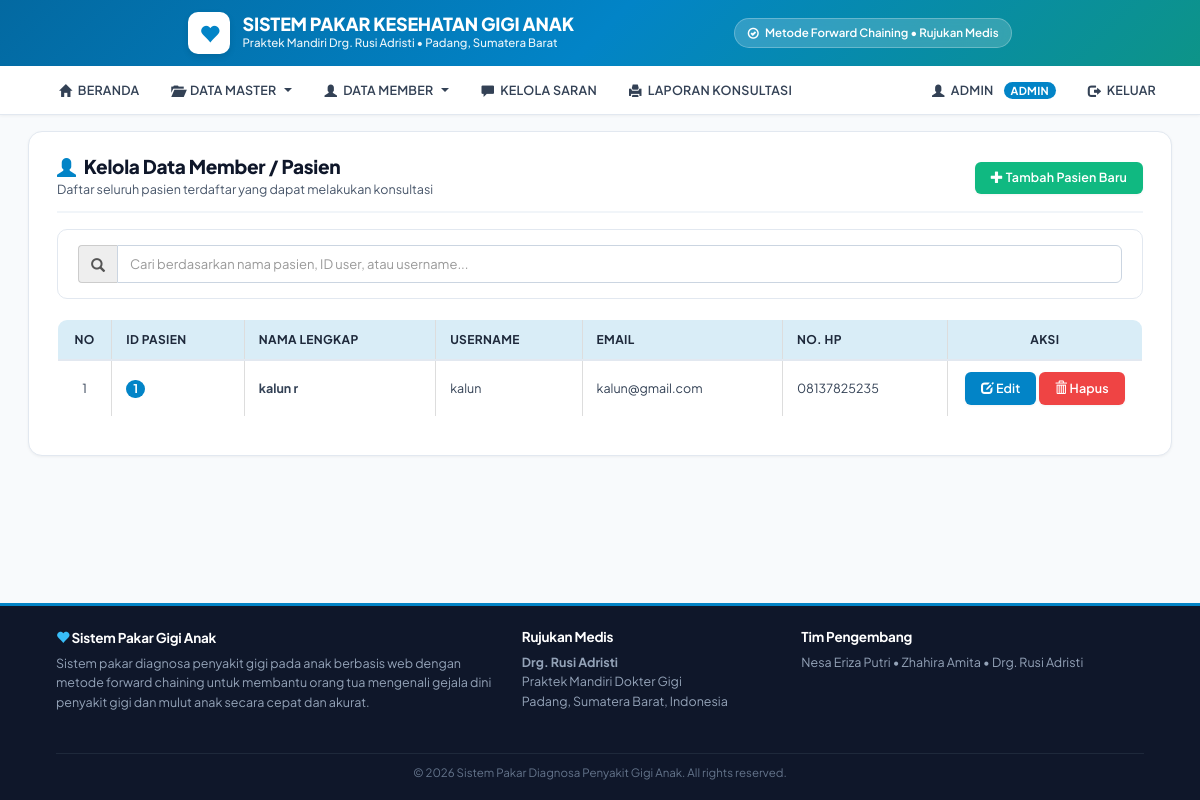
Before: /kelola_member/member.php (signed in) with the older database file.
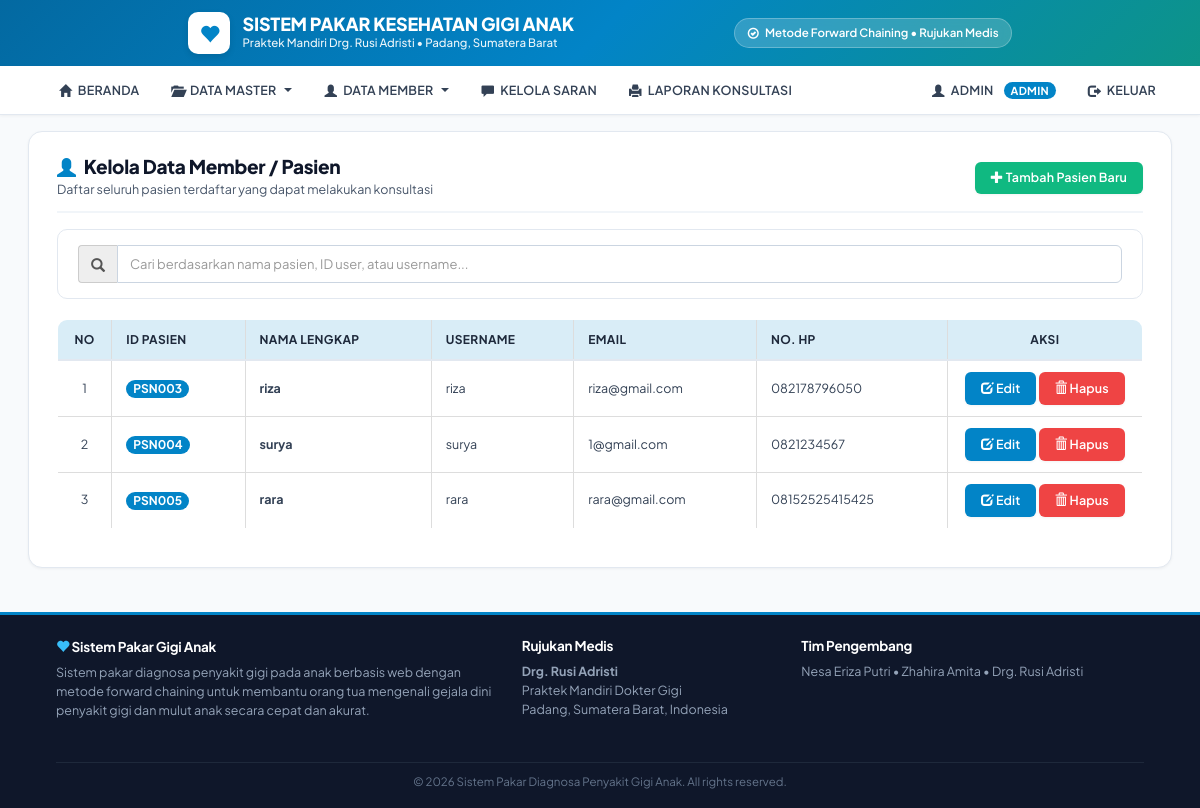
After: the same page with the newer database file.
### tables this page shows
CREATE TABLE `tbuser` (
  `id_user` varchar(25) NOT NULL,
  `username` varchar(20) NOT NULL,
  `password` varchar(6) NOT NULL,
  `nm_pengguna` varchar(50) NOT NULL,
  `email` varchar(50) NOT NULL,
  `nohp` varchar(14) NOT NULL
);

### kelola_member/member.php (the view, shortened to what this page needs)
<?php
include "../library.php";
?>
<body>
<?php
include "../template/kiri.php";
?>
<div class="page-header-custom">
  <div>
    <h3 class="page-title"><span class="glyphicon glyphicon-user" style="color:var(--primary);"></span> Kelola Data Member / Pasien</h3>
    <div class="page-subtitle">Daftar seluruh pasien terdaftar yang dapat melakukan konsultasi</div>
  </div>
  <div>
    <a href="tambah.php" class="btn btn-success">
      <span class="glyphicon glyphicon-plus"></span> Tambah Pasien Baru
    </a>
  </div>
</div>
<div class="article-card" style="margin-bottom:20px; padding:15px 20px;">
  <div class="input-group">
    <span class="input-group-addon"><i class="glyphicon glyphicon-search"></i></span>
    <input type="text" id="search" class="form-control" placeholder="Cari berdasarkan nama pasien, ID user, atau username...">
  </div>
</div>
<?php
$kueri = mysqli_query($koneksi, "SELECT * FROM tbuser ORDER BY id_user ASC;");
?>
<div class="table-responsive">
  <table class="table table-hover table-bordered">
    <thead>
      <tr class="info">
        <th width="5%" class="text-center">No</th>
        <th>ID Pasien</th>
        <th>Nama Lengkap</th>
        <th>Username</th>
        <th>Email</th>
        <th>No. HP</th>
        <th width="18%" class="text-center">Aksi</th>
      </tr>
    </thead>
    <tbody id="show">
      <?php
      if(mysqli_num_rows($kueri) < 1) {
        echo "<tr><td class='text-center' colspan='7' style='padding:20px;'><strong>Data member kosong...</strong></td></tr>";
      } else {
        $no = 1;
        while ($isi = mysqli_fetch_array($kueri, MYSQLI_BOTH)){
      ?>
        <tr>
          <td class="text-center"><?php echo $no; ?></td>
          <td><span class="badge" style="background:var(--primary);"><?php echo htmlspecialchars($isi['id_user']); ?></span></td>
          <td><strong><?php echo htmlspecialchars($isi['nm_pengguna']); ?></strong></td>
          <td><?php echo htmlspecialchars($isi['username']); ?></td>
          <td><?php echo htmlspecialchars($isi['email']); ?></td>
          <td><?php echo htmlspecialchars($isi['nohp']); ?></td>
          <td class="text-center">
            <a href="edit.php?id_user=<?php echo urlencode($isi['id_user']); ?>" class="btn btn-primary btn-sm">
              <span class="glyphicon glyphicon-edit"></span> Edit
            </a>
            <button type="button" class="btn btn-danger btn-sm" data-toggle="modal" data-target="#konfirmasi<?php echo $isi['id_user']; ?>">
              <span class="glyphicon glyphicon-trash"></span> Hapus
            </button>
          </td>
        </tr>
      <?php
          $no++;
        }
      }
      ?>
    </tbody>
  </table>
</div>
<?php
include "../template/kanan.php";
include "../template/footer.php";
?>

Changed rows visible on the page:
removed tbuser: id_user "1", nm_pengguna "kalun r", username "kalun", email "kalun@gmail.com", nohp "08137825235"
added tbuser: id_user "PSN003", nm_pengguna "riza", username "riza", email "riza@gmail.com", nohp "082178796050"
added tbuser: id_user "PSN004", nm_pengguna "surya", username "surya", email "1@gmail.com", nohp "0821234567"
added tbuser: id_user "PSN005", nm_pengguna "rara", username "rara", email "rara@gmail.com", nohp "08152525415425"
